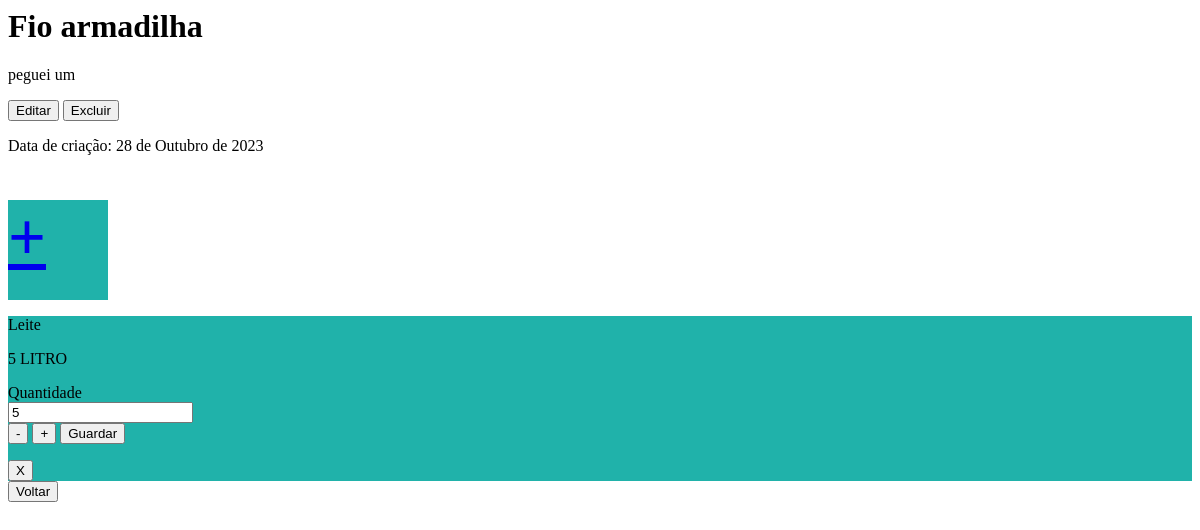
The app's page /geladeiras/lista/10/ (signed in), older data.
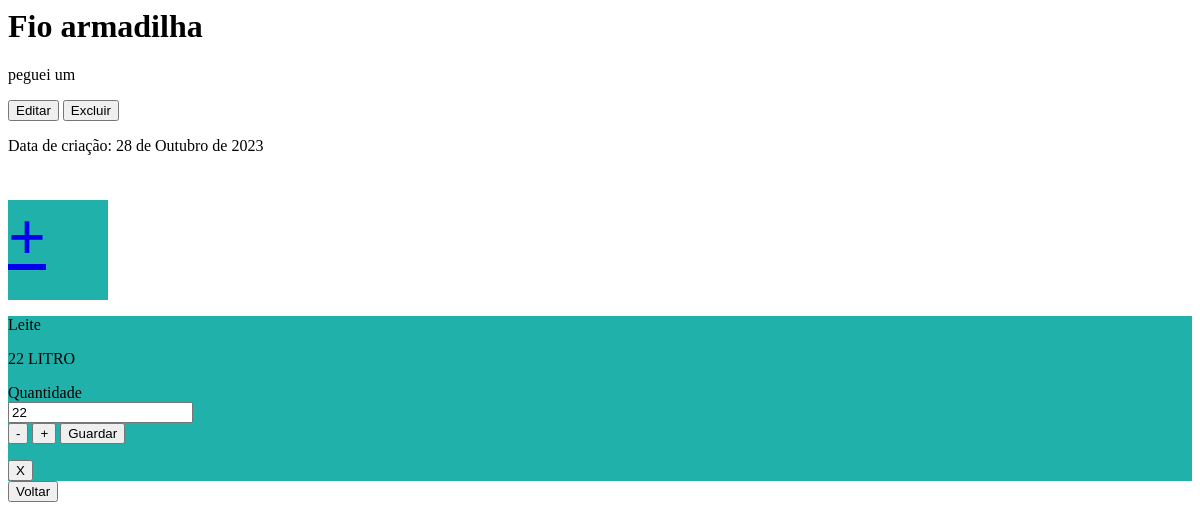
The same page, newer data.
### estoque/models.py (models this page shows, shortened)
class Item_Lista(models.Model):
    lista = models.ForeignKey(Lista, on_delete=models.CASCADE)
    produto = models.ForeignKey(Produto, on_delete=models.CASCADE)
    quantidade = models.IntegerField(null=False, blank=False)

class Produto(models.Model):
    nome_produto = models.CharField(max_length=100)
    tipo = models.CharField(max_length=20, choices=TIPOS_PRODUTOS)
    imagem_produto = models.ImageField(upload_to='media', default='media/default_image_produtos')
    unidade_medida = models.tipo = models.CharField(max_length=20, choices=UNIDADES_MEDIDA, default='un')
    produto_geladeira = models.ManyToManyField(Geladeira, through='Item_Geladeira')
    produto_lista = models.ManyToManyField(Lista, through='Item_Lista')

### estoque/views.py (the view, shortened to what this page needs)
# urls.py: path('geladeiras/lista/<int:pk>/', views.DetalhesLista.as_view(), name="detalhes_lista"),
class DetalhesLista(LoginRequiredMixin, DetailView):
    template_name = "detalhes_lista.html"
    model = Lista
    def get_context_data(self, **kwargs):
        context = super().get_context_data(**kwargs)
        context['item_lista'] = Item_Lista.objects.filter(
            lista=self.object)  # PEGA CADA ITEM DA GELADEIRA DE ACORDO COM A TABELA INTERMEDIARIA
        return context

### estoque/templates/detalhes_lista.html (shortened to what this page needs)
{% block content %}
    <div>
        <h1 style="display: block">{{ object.titulo_lista }}</h1>
        <p style="display: block">{{ object.descricao }}</p>
        <a href="{% url 'estoque:editar_lista' lista.pk %}"><button id="btn_edit">Editar</button></a>
        <a href="{% url 'estoque:excluir_lista' lista.geladeira.pk lista.pk %}"><button id="btn_excluir">Excluir</button></a>
        <p>Data de criação: {{ object.dt_criacao }}</p>
        <a href="{% url 'estoque:produtos_lista' lista.pk %}">
            <div style="background-color: lightseagreen; width: 100px; height: 100px;">
                <h1 style="font-size: 50pt">+</h1>
            </div>
        </a>
        {% for item in item_lista %}
            <div style="background-color: lightseagreen">
                <p>{{ item.produto.nome_produto }}</p>
                <p>{{ item.quantidade }} {{ item.produto.unidade_medida }}</p>
                <form method="post" action="{% url 'estoque:detalhes_lista' lista.pk %}">
                    <label for="quantidade{{ item.id }}">Quantidade</label><br>
                    <input type="number" id="quantidade{{ item.id }}" name="quantidade{{ item.id }}" value="{{ item.quantidade }}" min="0"><br>
                    <button type="button" onclick="document.getElementById('quantidade{{ item.id }}').value = parseInt(document.getElementById('quantidade{{ item.id }}').value) - 1">-</button>
                    <button type="button" onclick="document.getElementById('quantidade{{ item.id }}').value = parseInt(document.getElementById('quantidade{{ item.id }}').value) + 1">+</button>
                    <button type="submit">Guardar</button>
                </form>
                <a href="{% url 'estoque:excluir_item_lista' lista.pk item.pk %}"><button id="btn_excluir">X</button></a>
                <br>
            </div>
        {% endfor %}
    </div>
    <a href="{% url 'estoque:listas' object.geladeira.pk %}"><button id="btn_voltar">Voltar</button></a>
{% endblock %}

Row changes from the older to the newer data that the page shows:
changed Item_Lista "Leite": quantidade "5" → "22"
